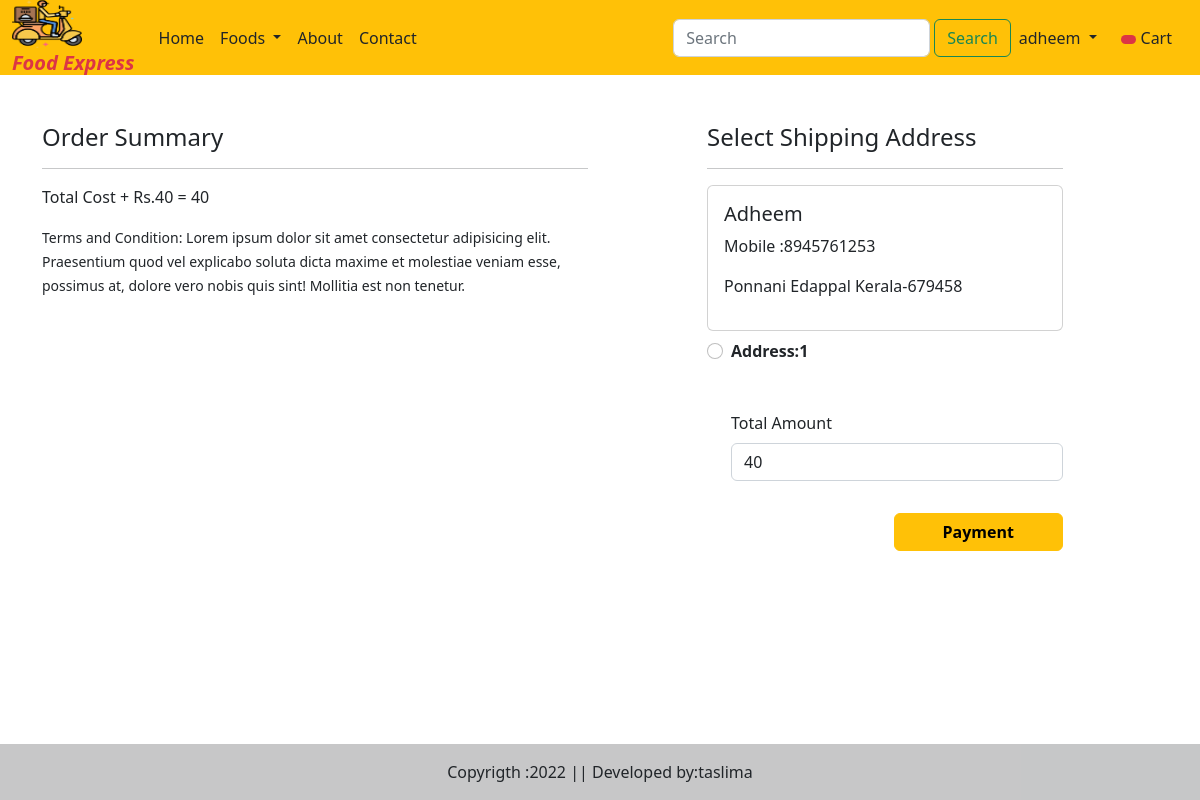
/checkout/ (signed in), run on an earlier commit of the app's database.
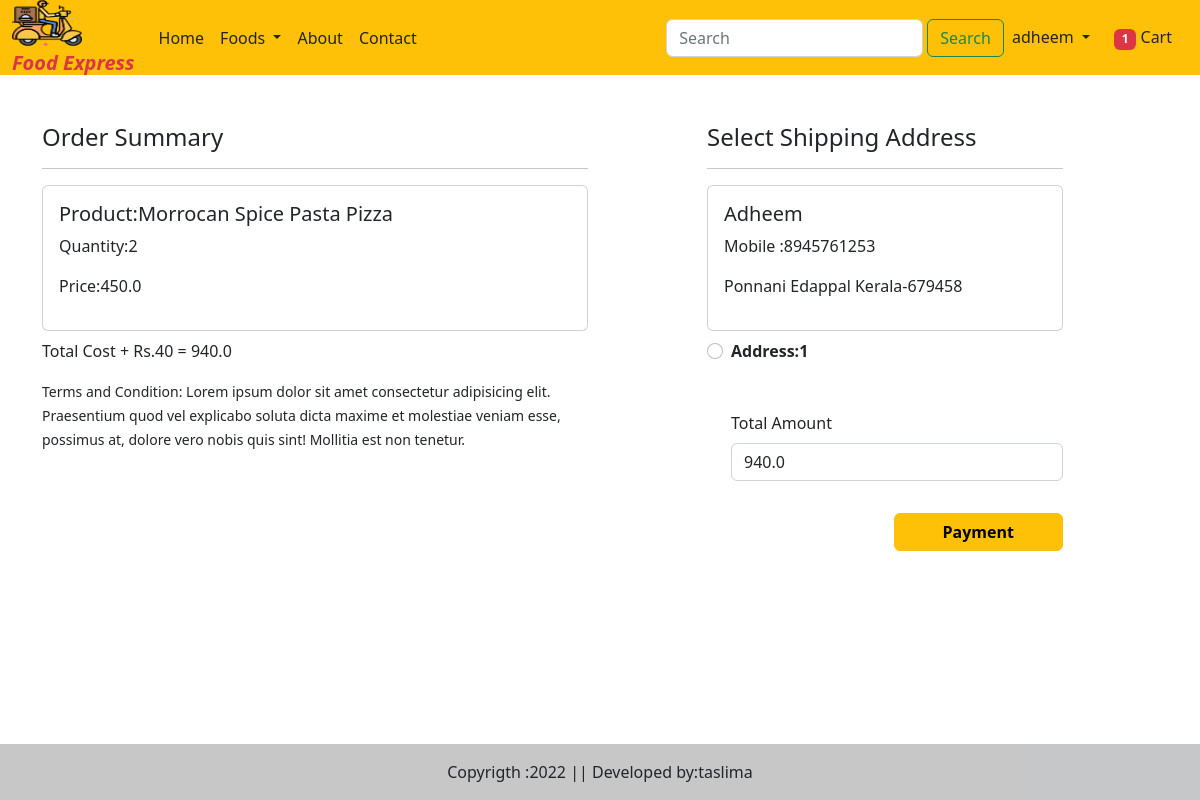
And on a later commit of the database.
### myapp/models.py (models this page shows, shortened)
class Customer(models.Model):
    STATE_CHOICES=(("Select State","Select State"),
        ("Andhra Pradesh","Andhra Pradesh"),
                       ("Arunachal Pradesh ","Arunachal Pradesh "),
                       ("Assam","Assam"),
                       ("Bihar","Bihar"),
                       ("Chhattisgarh","Chhattisgarh"),
                       ("Goa","Goa"),
                        ("Gujarat","Gujarat"),
                       ("Haryana","Haryana"),
                       ("Himachal Pradesh","Himachal Pradesh"),
                       ("Jammu and Kashmir ","Jammu and Kashmir "),
                       ("Jharkhand","Jharkhand"),
                       ("Karnataka","Karnataka"),
                       ("Kerala","Kerala"),
                       ("Madhya Pradesh","Madhya Pradesh"),
                       ("Maharashtra","Maharashtra"),
                       ("Manipur","Manipur"),
                       ("Meghalaya","Meghalaya"),
                       ("Mizoram","Mizoram"),
                       ("Nagaland","Nagaland"),
                       ("Odisha","Odisha"),
                       ("Punjab","Punjab"),
                       ("Rajasthan","Rajasthan"),
                       ("Sikkim","Sikkim"),
                       ("Tamil Nadu","Tamil Nadu"),
                       ("Telangana","Telangana"),
                       ("Tripura","Tripura"),
                       ("Uttar Pradesh","Uttar Pradesh"),
                       ("Uttarakhand","Uttarakhand"),
                       ("West Bengal","West Bengal"),
                       ("Andaman and Nicobar Islands","Andaman and Nicobar Islands"),
                       ("Chandigarh","Chandigarh"),
                       ("Dadra and Nagar Haveli","Dadra and Nagar Haveli"),
                       ("Daman and Diu","Daman and Diu"),
                       ("Lakshadweep","Lakshadweep"),
                       ("National Capital Territory of Delhi","National Capital Territory of Delhi"),
                       ("Puducherry","Puducherry"))
    user=models.ForeignKey(User, on_delete=models.CASCADE)
    name=models.CharField(max_length=200)
    locality=models.CharField(max_length=200)
    city=models.CharField(max_length=50)
    mobile=models.CharField(max_length=10)
    pincode=models.CharField(max_length=6)
    state=models.CharField(choices=STATE_CHOICES,max_length=100,default="Select state")

class Cart(models.Model):
    user=models.ForeignKey(User,on_delete=models.CASCADE)
    product=models.ForeignKey(Food,on_delete=models.CASCADE)
    product_qty=models.IntegerField(null=False,blank=False,default=1)

class Food(models.Model):
    CATEGORY_CHOICES=(
        ('bi','Biriyani'),
        ('pz','Pizza'),
        ('br','Burger'),
        ('sh','Shawarma'),
        ('ch','Chicken'),
        ('pr','Paratha'),
        ('sw','Sandwich'),
        ('ds','Dosa'),
        ('fr','Fried Rice'),
        ('nd','Noodles'),
        ('md','Mandhi'),
    )
    name=models.CharField(max_length=50)
    category=models.CharField(choices=CATEGORY_CHOICES,max_length=2)
    description=models.TextField()
    active=models.BooleanField()
    price=models.FloatField()
    discount_price=models.FloatField()
    is_veg=models.BooleanField()
    food_image=models.ImageField(upload_to='Dishes')

### myapp/views.py (the view, shortened to what this page needs)
# urls.py: path('checkout/',views.checkout.as_view(),name='checkout'),
class checkout(View):
    def get(self,request):
        user=request.user
        add=Customer.objects.filter(user=user)
        cart_items=Cart.objects.filter(user=user)
        order_placed=OrderPlaced.objects.filter(user=request.user)
        famount=0
        for p in cart_items:
            value = p.product_qty * p.product.discount_price
            famount=famount+value
        totalamount=famount+40
        razoramount=int(totalamount*100)
        client = razorpay.Client(auth=(settings.RAZOR_KEY_ID,settings.RAZOR_KEY_SECRET))
        data = { "amount": razoramount, "currency": "INR", "receipt": "order_rcptid_12" }
        payment_response = client.order.create(data=data)
        print(payment_response)
        order_id=payment_response['id']
        order_status=payment_response['status']
        if request.user.is_authenticated:
            totalitem=len(Cart.objects.filter(user=request.user))
        return render(request,"checkout.html",locals())

### myapp/templates/checkout.html (shortened to what this page needs)
{% extends 'base.html' %}
{% load static %}
{% block main-content %}
<div class="container">
    <div class="row mt-5">
        <div class="col-sm-6">
            <h4>Order Summary</h4>
            <hr>
            {% for item in cart_items %}
            <div class="card mb-2">
                <div class="card-body">
                    <h5>Product:{{item.product.name}}</h5>
                    <p>Quantity:{{item.product_qty}}</p>
                    <p class="fw-blod">Price:{{item.product.discount_price}}</p>
                </div>
            </div>
            {% endfor %}
            <p class="fw-blod">Total Cost + Rs.40 = {{totalamount}}</p>
            <small>Terms and Condition: Lorem ipsum dolor sit amet consectetur adipisicing elit. Praesentium quod vel explicabo soluta dicta maxime et molestiae veniam esse, possimus at, dolore vero nobis quis sint! Mollitia est non tenetur.</small>
        </div>
        <div class="col-sm-4 offset-sm-1">
            <h4>Select Shipping Address</h4>
            <hr>
            <form method="post" id="myform">
                {% for ad in add %}
                <div class="card">
                    <div class="card-body">
                        <h5>{{ad.name}}</h5>
                        <p>Mobile :{{ad.mobile}}</p>
                        <p>{{ad.locality}} {{ad.city}} {{ad.state}}-{{ad.pincode}}</p>
                    </div>
                </div>
                <div class="form-check mt-2 mb-5">
                    <input type="radio" class="form-check-input" name="custid" id="custadd{{forloop.counter}}" value="{{ad.id}}"/>
                <label class=" fw-bold" for="custadd{{forloop.counter}}">Address:{{forloop.counter}}</label>
                </div>
                {% endfor %}
                <div class="form-check mb-3">
                    <label for="totalamount" class="form-label">Total Amount</label>
                    <input type="number" class="form-control" name="totalamount" value="{{totalamount}}" readonly>
                </div>
                <div class="text-end">
                    <button id="rzp-button1" type="submit" class="btn btn-warning mt-3 px-5 fw-bold">Payment</button>
                </div>
            </form>
        </div>
    </div>
</div>
{% endblock main-content %}

### myapp/templates/base.html (shortened to what this page needs)
<!DOCTYPE html>
{% load static %}
<html lang="en">
<head>
    <link href="https://cdn.jsdelivr.net/npm/bootstrap@5.2.3/dist/css/bootstrap.min.css" rel="stylesheet">
</head>
<body>
    <nav class="navbar navbar-expand-lg bg-warning ">
        <div class="container-fluid">
          <a class="navbar-brand" href="#">
            <img src="{% static '/images/logo.png' %}" width="70" height="50"><br>
           <span class="text-danger lh-1 fs-8 text fst-italic fw-bold" > Food Express</span>
          </a>
          <div class="collapse navbar-collapse" id="navbarSupportedContent">
            <ul class="navbar-nav me-auto mb-2 mb-lg-0">
              <li class="nav-item">
                <a class="nav-link text-dark active" aria-current="page" href="/">Home</a>
              </li>
              <li class="nav-item dropdown">
                <a class="nav-link dropdown-toggle text-dark" href="#" role="button" data-bs-toggle="dropdown" aria-expanded="false">
               Foods
                </a>
              </li>
              <li class="nav-item">
                <a class="nav-link text-dark" href="{% url 'about' %}">About</a>
              </li>
              <li class="nav-item">
                <a class="nav-link text-dark" href="{% url 'contact' %}">Contact</a>
              </li>
            </ul>
            <form class="d-flex" role="search" action="/search">
              <input class="form-control me-1" type="search" placeholder="Search" aria-label="Search" name="search">
              <button class="btn btn-outline-success" type="submit">Search</button>
            </form>
          </div>
          <ul class="navbar-nav me-auto mb-2 mb-lg-0">
            {% if request.user.is_authenticated %}
            <li class="nav-item dropdown">
              <a class="nav-link dropdown-toggle text-dark" id="profileDropdown" href="#" role="button" data-bs-toggle="dropdown" aria-expanded="false">
          {{request.user}}
              </a>
            </li> </li>
            <li class="nav-item mx-2">
              <a href="{% url 'cart'  %}" class="nav-link text-dark">
                <span class="badge bg-danger">
                {% if totalitem > 0 %}
                {{totalitem}}
                {% endif %}</span>
                Cart</a>
          {% endif %}
          </ul>
        </div>
      </nav>
 {% block main-content %}{% endblock main-content %}
 <br>
 <br>
 <footer  class="bg-light text-center text-lg-start fixed-bottom" >
  <div class="text-center p-3" style="background-color: rgba(0, 0, 0, 0.2);">
    Copyrigth :2022 || Developed by:taslima
  </div>
 </footer>
</body>
</html>

What changed in the data, as far as the page shows it:
added Cart: product.name "Morrocan Spice Pasta Pizza", product_qty "2", product.discount_price "450.0"
Also different on the page:
{{ totalitem }}: (not shown) → "1"
{{ totalamount }}: "40" → "940.0"
form field totalamount: "40" → "940.0"
